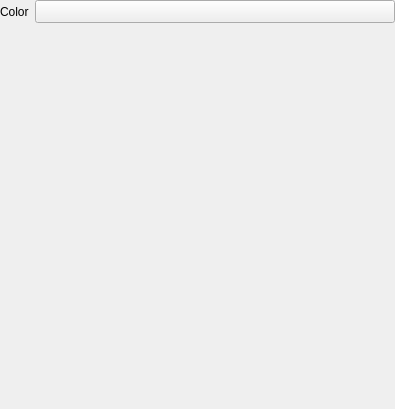
<?xml version="1.0" encoding="UTF-8"?>
<ui version="4.0">
 <class>QgsSingleColorRendererWidgetBase</class>
 <widget class="QWidget" name="QgsSingleColorRendererWidgetBase">
  <property name="geometry">
   <rect>
    <x>0</x>
    <y>0</y>
    <width>395</width>
    <height>409</height>
   </rect>
  </property>
  <property name="windowTitle">
   <string notr="true">Form</string>
  </property>
  <layout class="QVBoxLayout" name="verticalLayout">
   <property name="leftMargin">
    <number>0</number>
   </property>
   <property name="topMargin">
    <number>0</number>
   </property>
   <property name="rightMargin">
    <number>0</number>
   </property>
   <property name="bottomMargin">
    <number>0</number>
   </property>
   <item>
    <layout class="QGridLayout" name="gridLayout">
     <item row="0" column="0">
      <widget class="QLabel" name="mColorLabel">
       <property name="text">
        <string>Color</string>
       </property>
      </widget>
     </item>
     <item row="0" column="1">
      <widget class="QgsColorButton" name="mColor">
       <property name="sizePolicy">
        <sizepolicy hsizetype="Expanding" vsizetype="Fixed">
         <horstretch>0</horstretch>
         <verstretch>0</verstretch>
        </sizepolicy>
       </property>
       <property name="minimumSize">
        <size>
         <width>120</width>
         <height>0</height>
        </size>
       </property>
       <property name="maximumSize">
        <size>
         <width>16777215</width>
         <height>16777215</height>
        </size>
       </property>
      </widget>
     </item>
    </layout>
   </item>
   <item>
    <spacer name="verticalSpacer">
     <property name="orientation">
      <enum>Qt::Vertical</enum>
     </property>
     <property name="sizeHint" stdset="0">
      <size>
       <width>20</width>
       <height>40</height>
      </size>
     </property>
    </spacer>
   </item>
  </layout>
 </widget>
 <customwidgets>
  <customwidget>
   <class>QgsColorButton</class>
   <extends>QToolButton</extends>
   <header>qgscolorbutton.h</header>
  </customwidget>
 </customwidgets>
 <resources/>
 <connections/>
</ui>
